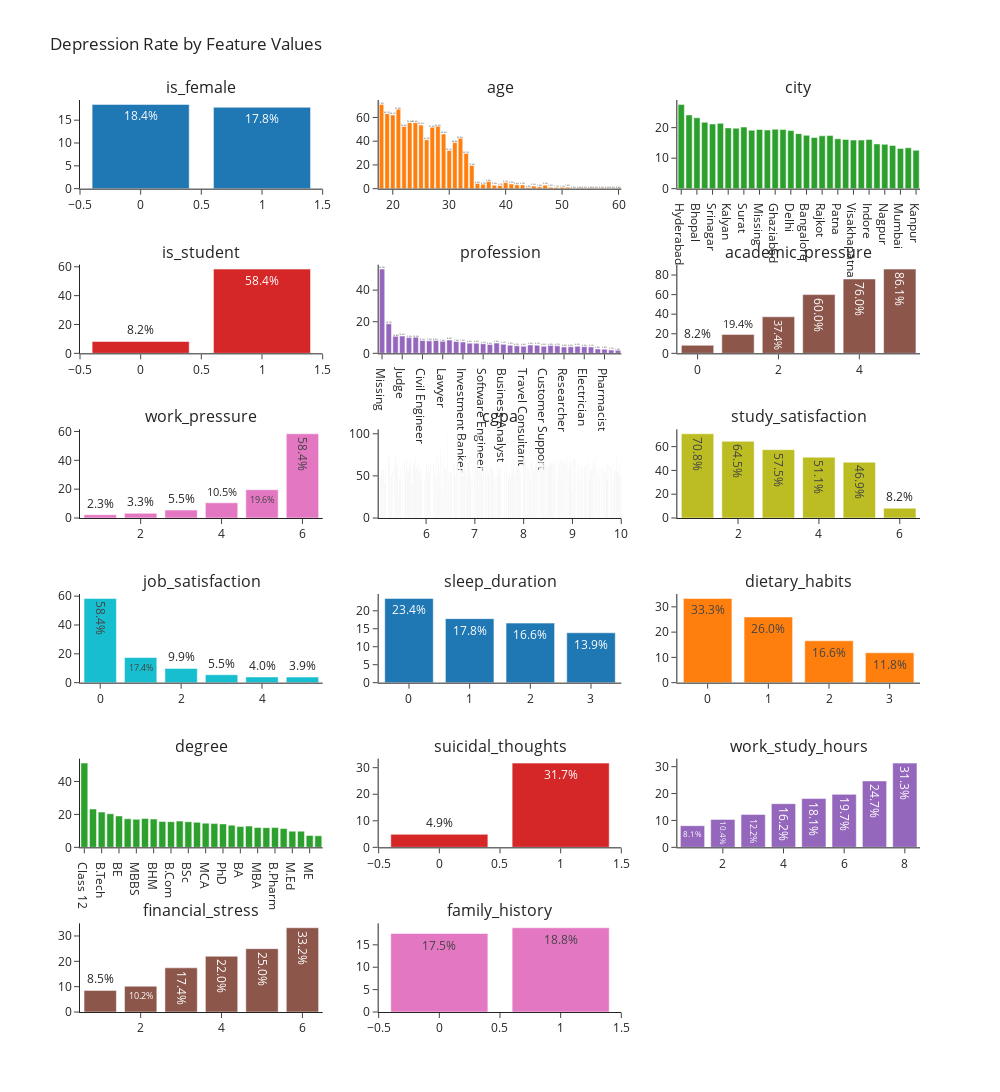

Notebook cell for this chart:
### Code cell
# Remove target and is_original
features = [f for f in train_prep.columns if f not in ['depression', 'is_original']]

# Calculate depression rate for each feature value
fig = make_subplots(rows=len(features)//3 + 1, cols=3, 
                    subplot_titles=features)

for i, feat in enumerate(features):
    # Calculate proportions
    props = (train_prep
            .groupby(feat)['depression']
            .agg(['count', 'mean'])
            .assign(pct=lambda x: x['mean'] * 100)
            .round(2)
            .sort_values('mean', ascending=False))
    
    # Add count as hover text
    hover_text = [f"Count: {c}" for c in props['count']]
    
    fig.add_trace(
        go.Bar(x=props.index, 
               y=props['pct'], 
               text=props['pct'].apply(lambda x: f"{x:.1f}%"),
               hovertext=hover_text,
               name=feat),
        row=i//3 + 1, col=i%3 + 1
    )

fig.update_layout(height=300*((len(features)//3) + 1), 
                 width=1000, 
                 showlegend=False,
                 title_text="Depression Rate by Feature Values")
fig.show()

### Figure 1 — Plotly figure (JSON) as saved in the notebook; plotly's stock layout.template omitted (floating-point values rounded to 4 significant figures; data arrays with more than 128 entries replaced by an {"elided": "..."} marker saying what was removed)
{"data": [{"hovertext": ["Count: 78797", "Count: 64459"], "name": "is_female", "text": ["18.4%", "17.8%"], "type": "bar", "x": [0, 1], "xaxis": "x", "y": [18.45, 17.82], "yaxis": "y"}, {"hovertext": ["Count: 3981", "Count: 2795", "Count: 2681", "Count: 3580", "Count: 2953", "Count: 3424", "Count: 2992", "Count: 3411", "Count: 2117", "Count: 2670", "Count: 3168", "Count: 1829", "Count: 2160", "Count: 2622", "Count: 1967", "Count: 3212", "Count: 2642", "Count: 2775", "Count: 3155", "Count: 2895", "Count: 2759", "Count: 3197", "Count: 4265", "Count: 3915", "Count: 3321", "Count: 3456", "Count: 4635", "Count: 3592", "Count: 4144", "Count: 3754", "Count: 5171", "Count: 3502", "Count: 3990", "Count: 3268", "Count: 5319", "Count: 3842", "Count: 2981", "Count: 4457", "Count: 2635", "Count: 2897", "Count: 3987", "Count: 4589", "Count: 2551"], "name": "age", "text": ["71.0%", "67.0%", "63.1%", "62.1%", "55.6%", "55.6%", "53.6%", "52.6%", "52.4%", "51.6%", "46.0%", "42.4%", "41.2%", "38.8%", "32.1%", "29.7%", "19.6%", "6.0%", "5.1%", "4.4%", "3.7%", "3.9%", "3.0%", "3.2%", "2.7%", "3.4%", "3.0%", "2.2%", "1.6%", "1.3%", "1.1%", "1.1%", "1.3%", "0.9%", "0.2%", "0.2%", "0.2%", "0.2%", "0.2%", "0.4%", "0.2%", "0.4%", "0.4%"], "type": "bar", "x": [18, 21, 19, 20, 23, 24, 25, 28, 22, 27, 29, 32, 26, 31, 30, 33, 34, 37, 40, 35, 36, 41, 47, 43, 39, 42, 38, 45, 46, 48, 49, 50, 51, 44, 56, 59, 58, 57, 52, 55, 54, 53, 60], "xaxis": "x2", "y": [70.96, 66.98, 63.11, 62.07, 55.6, 55.61, 53.61, 52.59, 52.39, 51.65, 46.05, 42.37, 41.25, 38.83, 32.13, 29.73, 19.57, 6.02, 5.1, 4.39, 3.7, 3.94, 2.98, 3.17, 2.68, 3.36, 2.98, 2.17, 1.59, 1.28, 1.08, 1.09, 1.28, 0.95, 0.17, 0.21, 0.17, 0.25, 0.19, 0.41, 0.23, 0.39, 0.39], "yaxis": "y2"}, {"hovertext": ["Count: 4581", "Count: 4369", "Count: 3556", "Count: 5705", "Count: 5176", "Count: 4355", "Count: 6683", "Count: 5860", "Count: 4716", "Count: 4769", "Count: 98", "Count: 5314", "Count: 3688", "Count: 4132", "Count: 3667", "Count: 4408", "Count: 4199", "Count: 4656", "Count: 5303", "Count: 5776", "Count: 6013", "Count: 5308", "Count: 5260", "Count: 3217", "Count: 4954", "Count: 3341", "Count: 4287", "Count: 4689", "Count: 5065", "Count: 5629", "Count: 4482"], "name": "city", "text": ["27.6%", "24.2%", "23.2%", "21.8%", "21.2%", "21.4%", "19.9%", "19.8%", "20.2%", "19.1%", "19.4%", "19.2%", "19.5%", "19.4%", "19.0%", "18.0%", "17.5%", "16.8%", "17.3%", "17.4%", "16.4%", "16.1%", "15.9%", "15.9%", "16.1%", "14.7%", "14.5%", "14.2%", "13.2%", "13.4%", "12.6%"], "type": "bar", "x": ["Hyderabad", "Thane", "Bhopal", "Ahmedabad", "Srinagar", "Lucknow", "Kalyan", "Vasai-Virar", "Surat", "Agra", "Missing", "Ludhiana", "Ghaziabad", "Chennai", "Delhi", "Jaipur", "Bangalore", "Vadodara", "Rajkot", "Kolkata", "Patna", "Pune", "Visakhapatnam", "Nashik", "Indore", "Faridabad", "Nagpur", "Varanasi", "Mumbai", "Meerut", "Kanpur"], "xaxis": "x3", "y": [27.61, 24.17, 23.23, 21.77, 21.21, 21.42, 19.92, 19.83, 20.19, 19.14, 19.39, 19.23, 19.47, 19.39, 19.03, 18.04, 17.48, 16.77, 17.33, 17.4, 16.35, 16.13, 15.93, 15.92, 16.11, 14.67, 14.53, 14.18, 13.19, 13.41, 12.58], "yaxis": "y3"}, {"hovertext": ["Count: 28403", "Count: 114853"], "name": "is_student", "text": ["58.4%", "8.2%"], "type": "bar", "x": [1, 0], "xaxis": "x4", "y": [58.4, 8.21], "yaxis": "y4"}, {"hovertext": ["Count: 37353", "Count: 1189", "Count: 4106", "Count: 1754", "Count: 4443", "Count: 1207", "Count: 1501", "Count: 2432", "Count: 1779", "Count: 2260", "Count: 1610", "Count: 2896", "Count: 404", "Count: 1783", "Count: 705", "Count: 1544", "Count: 25228", "Count: 1356", "Count: 3232", "Count: 1952", "Count: 4301", "Count: 1906", "Count: 3321", "Count: 2015", "Count: 2096", "Count: 2921", "Count: 1771", "Count: 2373", "Count: 1367", "Count: 1403", "Count: 1615", "Count: 1478", "Count: 3026", "Count: 3968", "Count: 3031", "Count: 7930"], "name": "profession", "text": ["53.3%", "18.7%", "10.8%", "10.9%", "9.9%", "10.2%", "8.1%", "7.9%", "8.2%", "7.6%", "8.4%", "7.5%", "7.2%", "6.5%", "6.4%", "6.1%", "5.6%", "6.5%", "5.7%", "5.2%", "4.7%", "4.6%", "5.3%", "5.1%", "4.5%", "4.9%", "4.7%", "4.0%", "4.2%", "4.5%", "4.2%", "4.1%", "2.8%", "2.6%", "2.1%", "1.9%"], "type": "bar", "x": ["Missing", "Graphic Designer", "HR Manager", "Judge", "Architect", "Mechanical Engineer", "Civil Engineer", "Data Scientist", "Manager", "Lawyer", "Financial Analyst", "Educational Consultant", "Investment Banker", "Plumber", "Research Analyst", "Software Engineer", "Teacher", "Accountant", "Business Analyst", "Pilot", "Consultant", "Travel Consultant", "Doctor", "Marketing Manager", "Customer Support", "Chef", "Sales Executive", "Researcher", "Finanancial Analyst", "Digital Marketer", "Electrician", "UX/UI Designer", "Chemist", "Pharmacist", "Entrepreneur", "Content Writer"], "xaxis": "x5", "y": [53.3, 18.67, 10.76, 10.95, 9.95, 10.19, 8.13, 7.89, 8.15, 7.57, 8.39, 7.49, 7.18, 6.45, 6.38, 6.09, 5.6, 6.49, 5.72, 5.17, 4.74, 4.56, 5.3, 5.11, 4.53, 4.93, 4.74, 4.05, 4.17, 4.49, 4.21, 4.06, 2.81, 2.65, 2.08, 1.89], "yaxis": "y5"}, {"hovertext": ["Count: 6394", "Count: 5250", "Count: 7588", "Count: 4267", "Count: 4900", "Count: 114857"], "name": "academic_pressure", "text": ["86.1%", "76.0%", "60.0%", "37.4%", "19.4%", "8.2%"], "type": "bar", "x": [5, 4, 3, 2, 1, 0], "xaxis": "x6", "y": [86.07, 75.98, 60, 37.36, 19.37, 8.21], "yaxis": "y6"}, {"hovertext": ["Count: 28420", "Count: 22860", "Count: 22924", "Count: 22303", "Count: 24786", "Count: 21963"], "name": "work_pressure", "text": ["58.4%", "19.6%", "10.5%", "5.5%", "3.3%", "2.3%"], "type": "bar", "x": [6, 5, 4, 3, 2, 1], "xaxis": "x7", "y": [58.4, 19.62, 10.53, 5.48, 3.26, 2.27], "yaxis": "y7"}, {"hovertext": {"elided": "331 str values"}, "name": "cgpa", "text": {"elided": "331 str values"}, "type": "bar", "x": {"elided": "331 float values"}, "xaxis": "x8", "y": {"elided": "331 float values"}, "yaxis": "y8"}, {"hovertext": ["Count: 5537", "Count: 5940", "Count: 5926", "Count: 6476", "Count: 4520", "Count: 114857"], "name": "study_satisfaction", "text": ["70.8%", "64.5%", "57.5%", "51.1%", "46.9%", "8.2%"], "type": "bar", "x": [1, 2, 3, 4, 5, 6], "xaxis": "x9", "y": [70.8, 64.49, 57.46, 51.13, 46.88, 8.22], "yaxis": "y9"}, {"hovertext": ["Count: 28412", "Count: 22720", "Count: 25214", "Count: 22355", "Count: 21312", "Count: 23243"], "name": "job_satisfaction", "text": ["58.4%", "17.4%", "9.9%", "5.5%", "4.0%", "3.9%"], "type": "bar", "x": [0, 1, 2, 3, 4, 5], "xaxis": "x10", "y": [58.4, 17.43, 9.89, 5.49, 3.96, 3.9], "yaxis": "y10"}, {"hovertext": ["Count: 39432", "Count: 37627", "Count: 32849", "Count: 33348"], "name": "sleep_duration", "text": ["23.4%", "17.8%", "16.6%", "13.9%"], "type": "bar", "x": [0, 1, 2, 3], "xaxis": "x11", "y": [23.44, 17.82, 16.57, 13.88], "yaxis": "y11"}, {"hovertext": ["Count: 27", "Count: 47109", "Count: 50537", "Count: 45583"], "name": "dietary_habits", "text": ["33.3%", "26.0%", "16.6%", "11.8%"], "type": "bar", "x": [0, 1, 2, 3], "xaxis": "x12", "y": [33.33, 26, 16.57, 11.83], "yaxis": "y12"}, {"hovertext": ["Count: 15004", "Count: 116", "Count: 4496", "Count: 5842", "Count: 3188", "Count: 4974", "Count: 3157", "Count: 2966", "Count: 4395", "Count: 8831", "Count: 8228", "Count: 3159", "Count: 5121", "Count: 4430", "Count: 5342", "Count: 4560", "Count: 3184", "Count: 5122", "Count: 3839", "Count: 11803", "Count: 3913", "Count: 3457", "Count: 5944", "Count: 4731", "Count: 5749", "Count: 4622", "Count: 3716", "Count: 3367"], "name": "degree", "text": ["51.1%", "23.3%", "21.4%", "20.4%", "19.0%", "17.4%", "17.0%", "17.5%", "17.2%", "15.7%", "15.6%", "15.9%", "15.5%", "15.2%", "14.7%", "14.4%", "14.2%", "13.4%", "12.6%", "12.9%", "12.1%", "11.9%", "12.0%", "11.4%", "9.8%", "9.8%", "7.2%", "7.0%"], "type": "bar", "x": ["Class 12", "Missing", "B.Tech", "BCA", "BE", "MSc", "MBBS", "MA", "BHM", "B.Arch", "B.Com", "M.Com", "BSc", "LLB", "MCA", "M.Tech", "PhD", "BBA", "BA", "B.Ed", "MBA", "MD", "B.Pharm", "LLM", "M.Ed", "M.Pharm", "ME", "MHM"], "xaxis": "x13", "y": [51.15, 23.28, 21.4, 20.35, 19.04, 17.35, 17.01, 17.5, 17.16, 15.74, 15.58, 15.92, 15.52, 15.17, 14.69, 14.41, 14.23, 13.45, 12.58, 12.89, 12.06, 11.95, 11.98, 11.39, 9.81, 9.82, 7.24, 7.01], "yaxis": "y13"}, {"hovertext": ["Count: 70811", "Count: 72445"], "name": "suicidal_thoughts", "text": ["31.7%", "4.9%"], "type": "bar", "x": [1, 0], "xaxis": "x14", "y": [31.73, 4.9], "yaxis": "y14"}, {"hovertext": ["Count: 26017", "Count: 22118", "Count: 10058", "Count: 10627", "Count: 12921", "Count: 28451", "Count: 10801", "Count: 22263"], "name": "work_study_hours", "text": ["31.3%", "24.7%", "19.7%", "18.1%", "16.2%", "12.2%", "10.4%", "8.1%"], "type": "bar", "x": [8, 7, 6, 5, 4, 3, 2, 1], "xaxis": "x15", "y": [31.33, 24.71, 19.7, 18.14, 16.24, 12.24, 10.39, 8.06], "yaxis": "y15"}, {"hovertext": ["Count: 28780", "Count: 4", "Count: 28266", "Count: 26478", "Count: 32000", "Count: 27728"], "name": "financial_stress", "text": ["33.2%", "25.0%", "22.0%", "17.4%", "10.2%", "8.5%"], "type": "bar", "x": [6, 5, 4, 3, 2, 1], "xaxis": "x16", "y": [33.24, 25, 22, 17.43, 10.18, 8.53], "yaxis": "y16"}, {"hovertext": ["Count: 71187", "Count: 72069"], "name": "family_history", "text": ["18.8%", "17.5%"], "type": "bar", "x": [1, 0], "xaxis": "x17", "y": [18.81, 17.53], "yaxis": "y17"}], "layout": {"annotations": [{"font": {"size": 16}, "showarrow": false, "text": "is_female", "x": 0.1444, "xanchor": "center", "xref": "paper", "y": 1.0, "yanchor": "bottom", "yref": "paper"}, {"font": {"size": 16}, "showarrow": false, "text": "age", "x": 0.5, "xanchor": "center", "xref": "paper", "y": 1.0, "yanchor": "bottom", "yref": "paper"}, {"font": {"size": 16}, "showarrow": false, "text": "city", "x": 0.8556, "xanchor": "center", "xref": "paper", "y": 1.0, "yanchor": "bottom", "yref": "paper"}, {"font": {"size": 16}, "showarrow": false, "text": "is_student", "x": 0.1444, "xanchor": "center", "xref": "paper", "y": 0.8194, "yanchor": "bottom", "yref": "paper"}, {"font": {"size": 16}, "showarrow": false, "text": "profession", "x": 0.5, "xanchor": "center", "xref": "paper", "y": 0.8194, "yanchor": "bottom", "yref": "paper"}, {"font": {"size": 16}, "showarrow": false, "text": "academic_pressure", "x": 0.8556, "xanchor": "center", "xref": "paper", "y": 0.8194, "yanchor": "bottom", "yref": "paper"}, {"font": {"size": 16}, "showarrow": false, "text": "work_pressure", "x": 0.1444, "xanchor": "center", "xref": "paper", "y": 0.6389, "yanchor": "bottom", "yref": "paper"}, {"font": {"size": 16}, "showarrow": false, "text": "cgpa", "x": 0.5, "xanchor": "center", "xref": "paper", "y": 0.6389, "yanchor": "bottom", "yref": "paper"}, {"font": {"size": 16}, "showarrow": false, "text": "study_satisfaction", "x": 0.8556, "xanchor": "center", "xref": "paper", "y": 0.6389, "yanchor": "bottom", "yref": "paper"}, {"font": {"size": 16}, "showarrow": false, "text": "job_satisfaction", "x": 0.1444, "xanchor": "center", "xref": "paper", "y": 0.4583, "yanchor": "bottom", "yref": "paper"}, {"font": {"size": 16}, "showarrow": false, "text": "sleep_duration", "x": 0.5, "xanchor": "center", "xref": "paper", "y": 0.4583, "yanchor": "bottom", "yref": "paper"}, {"font": {"size": 16}, "showarrow": false, "text": "dietary_habits", "x": 0.8556, "xanchor": "center", "xref": "paper", "y": 0.4583, "yanchor": "bottom", "yref": "paper"}, {"font": {"size": 16}, "showarrow": false, "text": "degree", "x": 0.1444, "xanchor": "center", "xref": "paper", "y": 0.2778, "yanchor": "bottom", "yref": "paper"}, {"font": {"size": 16}, "showarrow": false, "text": "suicidal_thoughts", "x": 0.5, "xanchor": "center", "xref": "paper", "y": 0.2778, "yanchor": "bottom", "yref": "paper"}, {"font": {"size": 16}, "showarrow": false, "text": "work_study_hours", "x": 0.8556, "xanchor": "center", "xref": "paper", "y": 0.2778, "yanchor": "bottom", "yref": "paper"}, {"font": {"size": 16}, "showarrow": false, "text": "financial_stress", "x": 0.1444, "xanchor": "center", "xref": "paper", "y": 0.09722, "yanchor": "bottom", "yref": "paper"}, {"font": {"size": 16}, "showarrow": false, "text": "family_history", "x": 0.5, "xanchor": "center", "xref": "paper", "y": 0.09722, "yanchor": "bottom", "yref": "paper"}], "height": 1800, "showlegend": false, "title": {"text": "Depression Rate by Feature Values"}, "width": 1000, "xaxis": {"anchor": "y", "domain": [0, 0.2889]}, "xaxis10": {"anchor": "y10", "domain": [0, 0.2889]}, "xaxis11": {"anchor": "y11", "domain": [0.3556, 0.6444]}, "xaxis12": {"anchor": "y12", "domain": [0.7111, 1]}, "xaxis13": {"anchor": "y13", "domain": [0, 0.2889]}, "xaxis14": {"anchor": "y14", "domain": [0.3556, 0.6444]}, "xaxis15": {"anchor": "y15", "domain": [0.7111, 1]}, "xaxis16": {"anchor": "y16", "domain": [0, 0.2889]}, "xaxis17": {"anchor": "y17", "domain": [0.3556, 0.6444]}, "xaxis18": {"anchor": "y18", "domain": [0.7111, 1]}, "xaxis2": {"anchor": "y2", "domain": [0.3556, 0.6444]}, "xaxis3": {"anchor": "y3", "domain": [0.7111, 1]}, "xaxis4": {"anchor": "y4", "domain": [0, 0.2889]}, "xaxis5": {"anchor": "y5", "domain": [0.3556, 0.6444]}, "xaxis6": {"anchor": "y6", "domain": [0.7111, 1]}, "xaxis7": {"anchor": "y7", "domain": [0, 0.2889]}, "xaxis8": {"anchor": "y8", "domain": [0.3556, 0.6444]}, "xaxis9": {"anchor": "y9", "domain": [0.7111, 1]}, "yaxis": {"anchor": "x", "domain": [0.9028, 1.0]}, "yaxis10": {"anchor": "x10", "domain": [0.3611, 0.4583]}, "yaxis11": {"anchor": "x11", "domain": [0.3611, 0.4583]}, "yaxis12": {"anchor": "x12", "domain": [0.3611, 0.4583]}, "yaxis13": {"anchor": "x13", "domain": [0.1806, 0.2778]}, "yaxis14": {"anchor": "x14", "domain": [0.1806, 0.2778]}, "yaxis15": {"anchor": "x15", "domain": [0.1806, 0.2778]}, "yaxis16": {"anchor": "x16", "domain": [0, 0.09722]}, "yaxis17": {"anchor": "x17", "domain": [0, 0.09722]}, "yaxis18": {"anchor": "x18", "domain": [0, 0.09722]}, "yaxis2": {"anchor": "x2", "domain": [0.9028, 1.0]}, "yaxis3": {"anchor": "x3", "domain": [0.9028, 1.0]}, "yaxis4": {"anchor": "x4", "domain": [0.7222, 0.8194]}, "yaxis5": {"anchor": "x5", "domain": [0.7222, 0.8194]}, "yaxis6": {"anchor": "x6", "domain": [0.7222, 0.8194]}, "yaxis7": {"anchor": "x7", "domain": [0.5417, 0.6389]}, "yaxis8": {"anchor": "x8", "domain": [0.5417, 0.6389]}, "yaxis9": {"anchor": "x9", "domain": [0.5417, 0.6389]}}}
